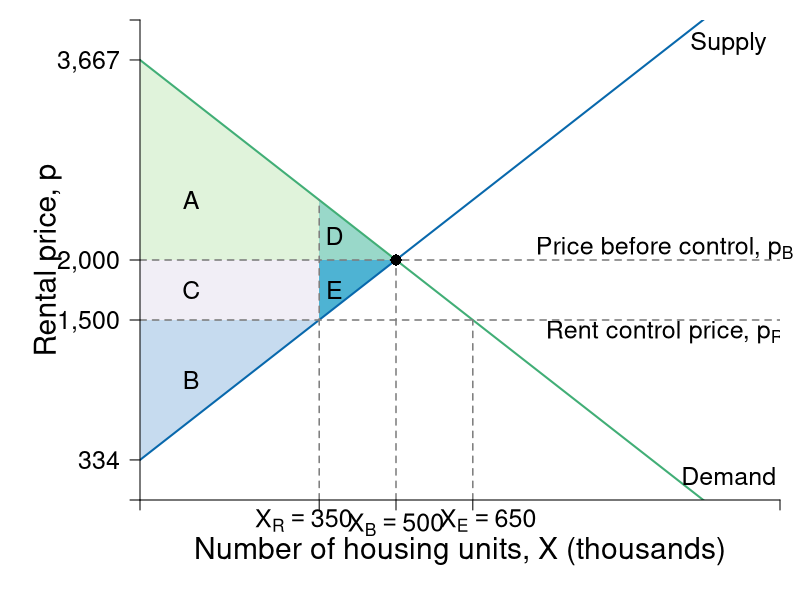

Reproduce this figure in R.
require(shape)
pdf(file = "public_mechanism/landlord_rc.pdf", width = 9, height = 7)

# Set parameters for graphics
axislabelsize <- 1.8
labelsize <- 1.5
namesize <- 1.8
annotatesize <- 1.5
graphlinewidth <- 2
segmentlinewidth <- 1.5

COL <- c("#7fc97f", "#beaed4", "#fdc086", "#ffff99", "#386cb0", "#f0027f", "#bf5b17", "#666666")
COLA <- c("#e0f3db", "#99d8c9","#66c2a4","#41ae76", "#238b45", "#005824")
COLB <- c("#c6dbef", "#4eb3d3", "#2b8cbe", "#0868ac","#084081")
COLC <- c("#fcfbfd", "#efedf5", "#dadaeb", "#bcbddc", "#9e9ac8", "#807dba", "#6a51a3", "#54278f", "#3f007d")
grays <- gray.colors(25, start = 1, end = 0, alpha = 1)

par(mar =  c(5, 7, 1, 1))


# Demand <- function(x, rmax = 20, xmax = 12, n = 8) {
#   rmax - (rmax/(n*xmax))*x
# }

Demand <- function(x, c2 = 3667, m = 10/3) {
  c2 - m*x
}

Supply <- function(x, c1 = 334, m = 10/3){
  c1 + m*x
}

xlims <- c(0, 1250)
ylims <- c(0, 4000)

npts <- 501 
x <- seq(xlims[1], xlims[2], length.out = npts)
y <- seq(ylims[1], ylims[2], length.out = npts) 
#a <- c(46.08, 55, 64)
#b <- c(46.08, 55, 64)

plot(0, 0, xlim = xlims, ylim = ylims, type = "n",
     xlab = expression(paste("")),
     ylab = expression(paste("")), 
     xaxt = "n", 
     yaxt = "n", 
     cex.lab = axislabelsize, 
     bty = "n",
     xaxs = "i", 
     yaxs = "i")


ticksy <- c(0, 334, 1500, 2000, 3667, ylims[2])
ylabels <- c(NA, 334, "1,500", "2,000", "3,667", NA)
ticksx <- c(0, 350, 500, 650, xlims[2])
xlabels <- c(NA, NA, expression(paste(X[B] == 500)), NA, NA)

text(320, -170, expression(paste(X[R] == 350)), cex = labelsize, xpd = TRUE)
text(680, -170, expression(paste(X[E] == 650)), cex = labelsize, xpd = TRUE)

npts <- 500 
xx1 <- seq(xlims[1], xlims[2], length.out = npts)

#Draw the polygon for landlord surplus
xpoly1 <- c(0, 350, 0, 0)
ypoly1 <- c(Supply(x = 0), 1500, 1500, 1500)
polygon(x = xpoly1, y = ypoly1, col=COLB[1], density=NULL, border = NA)

#Draw the polygon for renter surplus
xpoly2 <- c(0, 350, 350, 0)
ypoly2 <- c(2000, 2000, Demand(x = 350), Demand(x = 0))
polygon(x = xpoly2, y = ypoly2, col=COLA[1], density=NULL, border = NA)

#Draw the polygon for renter loss
xpoly3 <- c(350, 350, 500)
ypoly3 <- c( 2000, Demand(x = 350), 2000)
polygon(x = xpoly3, y = ypoly3, col=COLA[2], density=NULL, border = NA)

#Draw the polygon for LL loss
xpoly4 <- c(350, 350, 500)
ypoly4 <- c(1500, 2000, 2000)
polygon(x = xpoly4, y = ypoly4, col=COLB[2], density=NULL, border = NA)

# Draw now renters surplus
xpoly5 <- c(0, 0, 350, 350)
ypoly5 <- c(2000, 1500, 1500, 2000)
polygon(x = xpoly5, y = ypoly5, col= "#f1eef6", density=NULL, border = NA)

#text(51, 5.5, expression(paste("Landlord Surplus Lost")), xpd = TRUE, cex = labelsize) 


#Lines for mrs graph
lines(xx1, Demand(xx1), col = COLA[4], lwd = graphlinewidth)
lines(xx1, Supply(xx1), col = COLB[4], lwd = graphlinewidth)


# Segments
segments(500, 0, 500, 2000, lty = 2, col = grays[20] , lwd = segmentlinewidth)
segments(350, 0, 350, Demand(x = 350), lty = 2, col = grays[20] , lwd = segmentlinewidth)
segments(650, 0, 650, Demand(x = 650), lty = 2, col = grays[20] , lwd = segmentlinewidth)
segments(0, 2000, xlims[2], 2000, lty = 2, grays[20] , lwd = segmentlinewidth)
segments(0, 1500, xlims[2], 1500, lty = 2, grays[20] , lwd = segmentlinewidth)

# Points
points(500, 2000, pch = 16, col = "black", cex = 1.5)

#Label axes
mtext(expression(paste("Number of housing units, ", X, " (thousands)")), side=1, line = 2.5, cex = axislabelsize)
text(-180, 0.5*ylims[2], expression(paste("Rental price, ", p)), xpd = TRUE, cex = axislabelsize, srt = 90) 


text(1025, 2100, expression(paste("Price before control, ", p[B])), cex = labelsize, xpd = TRUE)
text(1025, 1400, expression(paste("Rent control price, ", p[R])), cex = labelsize)


text(100, 2500, expression(paste("A")), xpd = TRUE, cex = labelsize)
text(100, 1000, expression(paste("B")), xpd = TRUE, cex = labelsize)
text(100, 1750, expression(paste("C")), xpd = TRUE, cex = labelsize)
text(380, 2200, expression(paste("D")), xpd = TRUE, cex = labelsize)
text(380, 1750, expression(paste("E")), xpd = TRUE, cex = labelsize)



text(1150, 200, expression("Demand"), cex = labelsize)
text(1150, 3800, expression("Supply"), cex = labelsize)

axis(1, at = ticksx, pos = 0, labels = xlabels, cex.axis = labelsize)
axis(2, at = ticksy, pos = 0, labels = ylabels, las = 1, cex.axis = labelsize)


dev.off()
